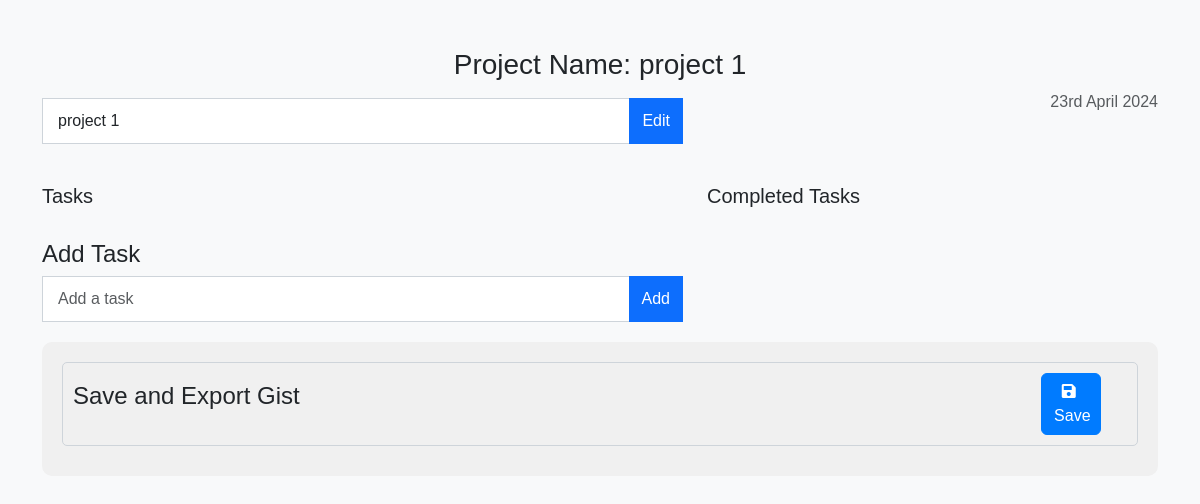
The page /edit_project/b8da35c44270447ab1450277e18340f1/ on the database as committed earlier.
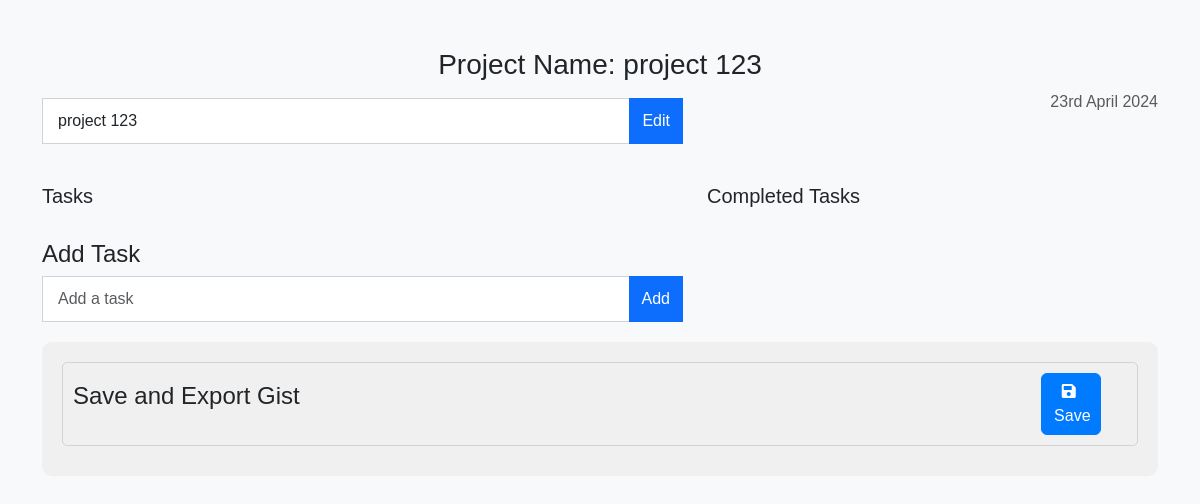
The same page on the database as committed later.
### todoapp/models.py (models this page shows, shortened)
class Project(models.Model):
    unique_id = models.UUIDField(primary_key=True, editable=False, default=uuid.uuid4)
    title = models.CharField(max_length=100, unique=True)
    created_date = models.DateTimeField(auto_now_add=True)

### todoapp/views.py (the view)
# urls.py: path('edit_project/<str:prj_id>/',views.edit_project,name='edit_project'),
def edit_project(request,prj_id):
    project = get_object_or_404(Project,pk=prj_id)
    if request.method == 'POST':
        new_project_name = request.POST.get('title')
        if new_project_name != project.title:
            if Project.objects.filter(title=new_project_name).exists():
                context ={
                    'project':project,
                    'error_message': 'Project with this title already exists.'
                }
                return render(request, 'projectdetail.html', context)
        project.title = new_project_name
        project.save()
        return redirect('home',pk=project.pk)
    else:
        context = {
            'project':project,
        }
        return render(request,'projectdetail.html',context)

### templates/projectdetail.html (shortened to what this page needs)
<!DOCTYPE html>
<html lang="en">
<head>
    <link href="https://cdn.jsdelivr.net/npm/bootstrap@5.3.0-alpha1/dist/css/bootstrap.min.css" rel="stylesheet">
    <link rel="stylesheet" href="https://cdnjs.cloudflare.com/ajax/libs/font-awesome/5.15.4/css/all.min.css">
</head>
<body>
    <div class="container">
        <h3 class="pt-5 text-center">Project Name: {{ project.title }}</h3>
        <div class="row justify-content-between align-items-start">
            <div class="col-md-7 col-lg-7">
                <form action="{% url "edit_project" project.pk %}" method="POST">
                    <div class="input-group mb-3">
                        <input type="text" name="title" class="form-control" value="{{ project.title }}" placeholder="Enter a Project name">
                        <button class="btn btn-primary" type="submit">Edit</button>
                    </div>
                </form>
            </div>
            <div class="col-md-5 col-lg-5">
                <p class="text-muted text-end">{% now "jS F Y" %}</p>
            </div>
        </div>
        <div class="row mt-4">
            <div class="col-md-7 col-lg-7 task-list">
                <h5>Tasks</h5>
            </div>
            <div class="col-md-5 col-lg-5">
                <h5>Completed Tasks</h5>
            </div>
        </div>
        <div class="row mt-4">
            <div class="col-md-7">
                <h4>Add Task</h4>
                <form action="{% url 'addTask' project.pk %}" method="POST">
                    <div class="input-group">
                        <input type="text" name="description" class="form-control" placeholder="Add a task">
                        <button type="submit" class="btn btn-primary">Add</button>
                    </div>
                </form>
            </div>
        </div>
        <div class="export-section">
            <div class="save">
                <h4>Save and Export Gist</h4>
                <form action="{% url 'summary_markdown' project.pk %}" method="POST">
                    <button type="submit" class="btn btn-primary"><i class="fas fa-save"></i> Save</button>
                </form>
            </div>
        </div>
    </div>
</body>
</html>

Rows that differ between the two databases and show on the page:
changed Project: title "project 1" → "project 123"
